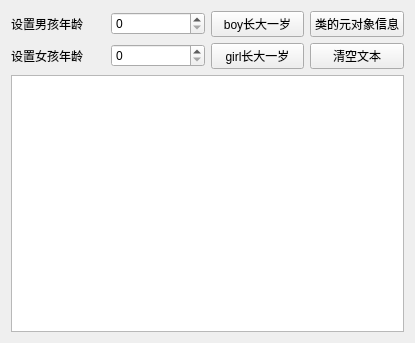
<?xml version="1.0" encoding="UTF-8"?>
<ui version="4.0">
 <class>Widget</class>
 <widget class="QWidget" name="Widget">
  <property name="geometry">
   <rect>
    <x>0</x>
    <y>0</y>
    <width>415</width>
    <height>343</height>
   </rect>
  </property>
  <property name="windowTitle">
   <string>Widget</string>
  </property>
  <layout class="QVBoxLayout" name="verticalLayout">
   <item>
    <layout class="QGridLayout" name="gridLayout">
     <item row="2" column="0">
      <widget class="QLabel" name="label_2">
       <property name="text">
        <string>设置女孩年龄 </string>
       </property>
      </widget>
     </item>
     <item row="2" column="2">
      <widget class="QPushButton" name="pushBtnGirlInc">
       <property name="text">
        <string>girl长大一岁</string>
       </property>
      </widget>
     </item>
     <item row="0" column="2">
      <widget class="QPushButton" name="pushBtnBoyInc">
       <property name="text">
        <string>boy长大一岁</string>
       </property>
      </widget>
     </item>
     <item row="2" column="1">
      <widget class="QSpinBox" name="spinBoxGirl"/>
     </item>
     <item row="0" column="3">
      <widget class="QPushButton" name="pushBtnMetaObjInfo">
       <property name="text">
        <string>类的元对象信息</string>
       </property>
      </widget>
     </item>
     <item row="0" column="0">
      <widget class="QLabel" name="label">
       <property name="text">
        <string>设置男孩年龄 </string>
       </property>
      </widget>
     </item>
     <item row="0" column="1">
      <widget class="QSpinBox" name="spinBoxBoy"/>
     </item>
     <item row="2" column="3">
      <widget class="QPushButton" name="pushBtnClear">
       <property name="text">
        <string>清空文本</string>
       </property>
      </widget>
     </item>
    </layout>
   </item>
   <item>
    <widget class="QPlainTextEdit" name="plainTextEdit"/>
   </item>
  </layout>
 </widget>
 <resources/>
 <connections/>
</ui>
